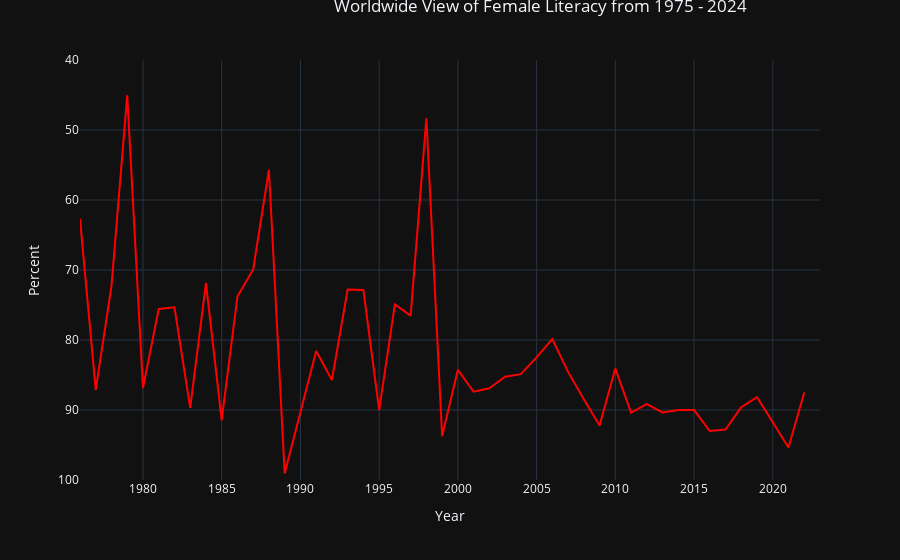

The cell this chart's notebook holds for it:
### Code cell
line = px.line(data_frame= yr_avg,x= "Year" ,y =["Female literacy rate ages 15-24"] , markers = False)
line.update_yaxes(title_text = 'Percent')
#line.update_yaxes(title_text = 'Personnel Count')
#autorange="reversed"# row, col
line.update_yaxes(range=[100,40])
line.update_traces(line_color="red")
line.update_layout(legend=dict(title=""),
                  showlegend = False,
    title = {
        'text': 'Worldwide View of Female Literacy from 1975 - 2024',
        'y':1,
        'x':0.60},
         template="plotly_dark")

line.show()

"""
line = px.line(data_frame= yr_avg,x= "Year" ,y =["Female literacy rate ages 15-24"] , markers = False)
line.update_yaxes(title_text = 'Number')
line.update_yaxes(title_text = 'Personnel Count')
line.update_traces(line_color="red")
line.update_layout(legend=dict(title=""),
                  showlegend = False,
    title = {
        'text': 'Worldwide View of Female Literacy from 1975 - 2024',
        'y':1,
        'x':0.60},
         template="plotly_dark")

line.show()
"""

### Figure 1 — Plotly figure (JSON) as saved in the notebook; plotly's stock layout.template omitted (floating-point values rounded to 4 significant figures)
{"data": [{"hovertemplate": "variable=Female literacy rate ages 15-24<br>Year=%{x}<br>value=%{y}<extra></extra>", "legendgroup": "Female literacy rate ages 15-24", "line": {"color": "red", "dash": "solid"}, "marker": {"symbol": "circle"}, "mode": "lines", "name": "Female literacy rate ages 15-24", "orientation": "v", "showlegend": true, "type": "scatter", "x": [1976, 1977, 1978, 1979, 1980, 1981, 1982, 1983, 1984, 1985, 1986, 1987, 1988, 1989, 1990, 1991, 1992, 1993, 1994, 1995, 1996, 1997, 1998, 1999, 2000, 2001, 2002, 2003, 2004, 2005, 2006, 2007, 2008, 2009, 2010, 2011, 2012, 2013, 2014, 2015, 2016, 2017, 2018, 2019, 2020, 2021, 2022, 2023], "xaxis": "x", "y": [62.7, 87.12, 72.25, 45.03, 86.87, 75.57, 75.33, 89.69, 71.87, 91.44, 73.78, 69.93, 55.68, 99.06, 90.31, 81.56, 85.71, 72.78, 72.84, 90.03, 74.92, 76.52, 48.32, 93.74, 84.26, 87.39, 86.91, 85.25, 84.88, 82.48, 79.87, 84.56, 88.47, 92.22, 84.08, 90.38, 89.17, 90.34, 90.0, 90.01, 93.01, 92.79, 89.59, 88.17, 91.74, 95.35, 87.51, null], "yaxis": "y"}], "layout": {"legend": {"title": {"text": ""}, "tracegroupgap": 0}, "margin": {"t": 60}, "showlegend": false, "title": {"text": "Worldwide View of Female Literacy from 1975 - 2024", "x": 0.6, "y": 1}, "xaxis": {"anchor": "y", "domain": [0, 1], "title": {"text": "Year"}}, "yaxis": {"anchor": "x", "domain": [0, 1], "range": [100, 40], "title": {"text": "Percent"}}}}
